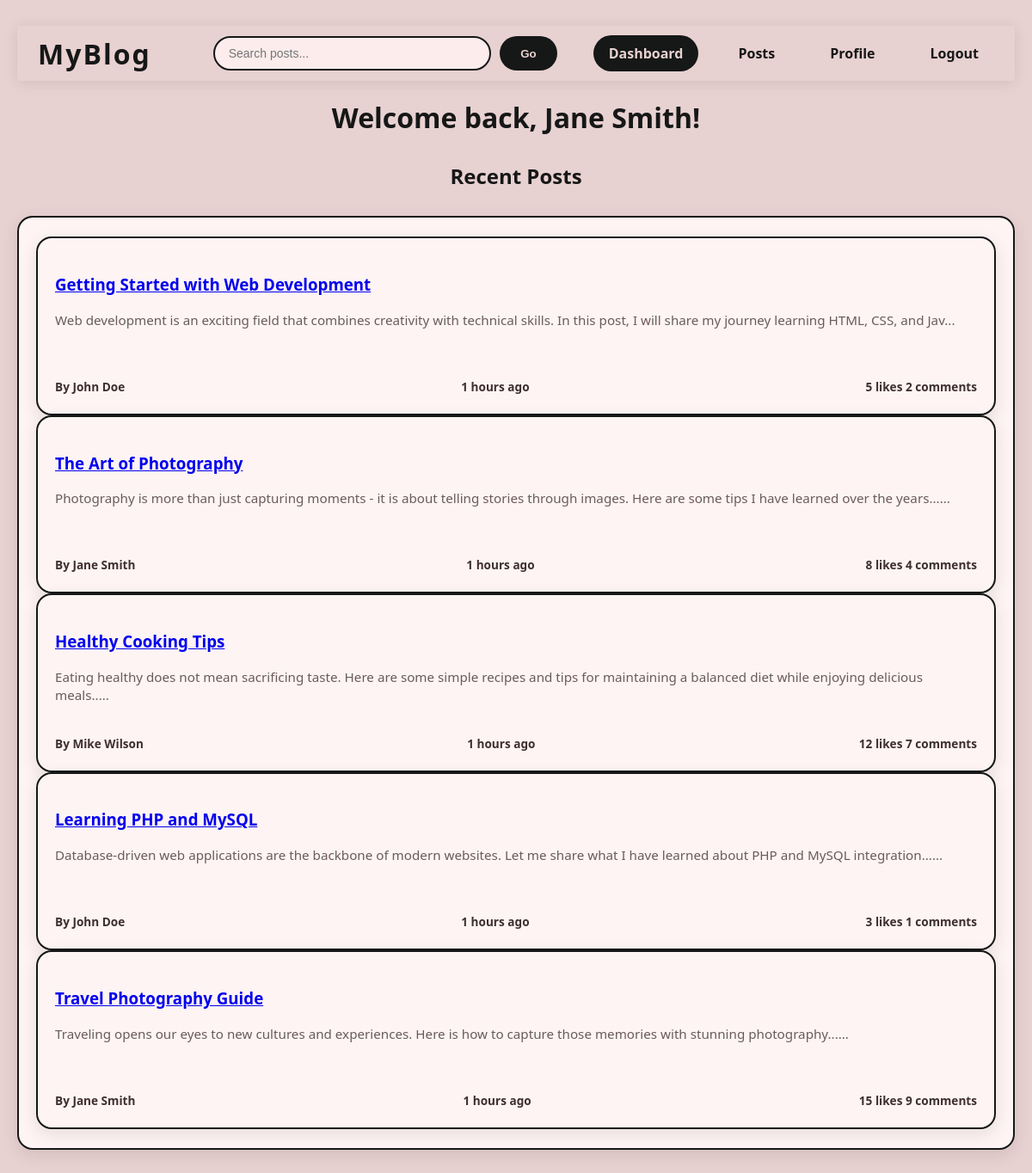
Page /dashboard.php (signed in) on the committed database.
### tables this page shows
CREATE TABLE IF NOT EXISTS posts (
    id INT AUTO_INCREMENT PRIMARY KEY,
    user_id INT NOT NULL,
    title VARCHAR(255) NOT NULL,
    content TEXT NOT NULL,
    image VARCHAR(255) NULL,
    likes_count INT DEFAULT 0,
    comments_count INT DEFAULT 0,
    created_at TIMESTAMP DEFAULT CURRENT_TIMESTAMP,
    updated_at TIMESTAMP DEFAULT CURRENT_TIMESTAMP ON UPDATE CURRENT_TIMESTAMP,
    FOREIGN KEY (user_id) REFERENCES users(id) ON DELETE CASCADE
);

CREATE TABLE IF NOT EXISTS users (
    id INT AUTO_INCREMENT PRIMARY KEY,
    username VARCHAR(50) UNIQUE NOT NULL,
    email VARCHAR(100) UNIQUE NOT NULL,
    password VARCHAR(255) NOT NULL,
    full_name VARCHAR(100) NOT NULL,
    profile_image VARCHAR(255) DEFAULT 'default-avatar.png',
    bio TEXT,
    is_admin TINYINT(1) DEFAULT 0,
    created_at TIMESTAMP DEFAULT CURRENT_TIMESTAMP,
    updated_at TIMESTAMP DEFAULT CURRENT_TIMESTAMP ON UPDATE CURRENT_TIMESTAMP
);

### config.php (called while the page is built, shortened)
<?php
function formatTimeAgo($datetime) {
    $time = time() - strtotime($datetime);
    if ($time < 86400) return floor($time/3600) . ' hours ago';
    return date('M j, Y', strtotime($datetime));
}
?>

### dashboard.php (the view, shortened to what this page needs)
<?php
require_once 'config.php';
$stmt = $pdo->prepare("
    SELECT p.*, u.username, u.full_name
    FROM posts p
    JOIN users u ON p.user_id = u.id
    ORDER BY p.created_at DESC
    LIMIT 20
");
$stmt->execute();
$posts = $stmt->fetchAll(PDO::FETCH_ASSOC);
$search_posts = [];
?>
<!DOCTYPE html>
<html lang="en">
<head>
</head>
<body>
    <nav class="navbar">
  <div class="nav-container">
    <div class="nav-brand">
      <a href="dashboard.php">MyBlog</a>
    </div>
    <div class="nav-search">
      <form action="" method="GET">
        <input type="search" name="search" placeholder="Search posts...">
        <button type="submit">Go</button>
      </form>
    </div>
    <div class="nav-menu">
      <a href="dashboard.php" class="nav-link active">Dashboard</a>
      <a href="explore.php" class="nav-link">Posts</a>
      <a href="profile.php" class="nav-link">Profile</a>
      <a href="logout.php" class="nav-link">Logout</a>
    </div>
  </div>
</nav>
    <div class="main-container">
        <div class="dashboard-header">
            <h1>Welcome back, <?php echo htmlspecialchars($_SESSION['full_name']); ?>!</h1>
        </div>
        <?php if (!empty($search_posts)): ?>
            <div class="search-results">
                <h2>Search Results for "<?php echo htmlspecialchars($_GET['search']); ?>"</h2>
                <div class="posts-grid">
                    <?php foreach ($search_posts as $post): ?>
                        <div class="post-card">
                            <?php if ($post['image']): ?>
                                <img src="uploads/<?php echo htmlspecialchars($post['image']); ?>" alt="Post Image" class="post-image">
                            <?php endif; ?>
                            <div class="post-content">
                                <h3><a href="view_post.php?id=<?php echo $post['id']; ?>"><?php echo htmlspecialchars($post['title']); ?></a></h3>
                                <p class="post-excerpt"><?php echo substr(htmlspecialchars($post['content']), 0, 150) . '...'; ?></p>
                                <div class="post-meta">
                                    <span class="author">By <?php echo htmlspecialchars($post['full_name']); ?></span>
                                    <span class="date"><?php echo formatTimeAgo($post['created_at']); ?></span>
                                    <div class="post-stats">
                                        <span><?php echo $post['likes_count']; ?> likes</span>
                                        <span><?php echo $post['comments_count']; ?> comments</span>
                                    </div>
                                </div>
                            </div>
                        </div>
                    <?php endforeach; ?>
                </div>
            </div>
        <?php else: ?>
            <div class="recent-posts">
                <h2>Recent Posts</h2>
                <div class="post-card">
                <div class="posts-grid">
                    <?php if (empty($posts)): ?>
                        <p class="no-posts">No posts yet. <a href="create_post.php">Create the first one!</a></p>
                    <?php else: ?>
                        <?php foreach ($posts as $post): ?>
                            <div class="post-card">
                                <div class="post-content">
                                    <h3><a href="view_post.php?id=<?php echo $post['id']; ?>"><?php echo htmlspecialchars($post['title']); ?></a></h3>
                                    <p class="post-excerpt"><?php echo substr(htmlspecialchars($post['content']), 0, 150) . '...'; ?></p>
                                    <div class="post-meta">
                                        <span class="author">By <?php echo htmlspecialchars($post['full_name']); ?></span>
                                        <span class="date"><?php echo formatTimeAgo($post['created_at']); ?></span>
                                        <div class="post-stats">
                                            <span><?php echo $post['likes_count']; ?> likes</span>
                                            <span><?php echo $post['comments_count']; ?> comments</span>
                                        </div>
                                    </div>
                                </div>
                            </div>
                        <?php endforeach; ?>
                    <?php endif; ?>
                </div>
            </div>
        <?php endif; ?>
    </div>
</body>
</html>

### dashboard.php (style rules this page uses)
.navbar { width: 100%; position: sticky; top: 0; background-color: #e8d1d1ff; box-shadow: 0 2px 15px rgba(22, 23, 23, 0.1); backdrop-filter: blur(8px); z-index: 1000; font-family: 'Segoe UI', Tahoma, Geneva, Verdana, sans-serif; }
.nav-container { max-width: 1200px; margin: 0 auto; padding: 0 24px; height: 64px; display: flex; justify-content: space-between; align-items: center; }
.nav-brand a { font-size: 2rem; font-weight: 700; color: #161717ff; text-decoration: none; letter-spacing: 2px; cursor: pointer; transition: color 0.3s ease; }
.nav-menu { display: flex; gap: 28px; }
.nav-link { color: #161717ff; font-weight: 600; padding: 10px 18px; border-radius: 24px; text-decoration: none; transition: background-color 0.25s ease, color 0.25s ease; cursor: pointer; }
.nav-link:hover, .nav-link.active { background-color: #161717ff; color: #e8d1d1ff; }
.nav-search { flex: 1; max-width: 400px; margin-left: 30px; }
.nav-search form { display: flex; gap: 10px; }
.nav-search input[type="search"] { flex: 1; padding: 10px 16px; border: 2px solid #161717ff; border-radius: 24px; font-size: 14px; background: #fcecec; color: #161717ff; transition: border-color 0.3s ease; }
.nav-search button { background-color: #161717ff; border: none; border-radius: 24px; padding: 10px 24px; cursor: pointer; font-weight: 600; color: #e8d1d1ff; transition: background-color 0.3s ease; }
body { font-family: 'Segoe UI', Tahoma, Geneva, Verdana, sans-serif; background-color: #e8d1d1ff; color: #161717ff; margin: 0; min-height: 100vh; padding: 30px 20px; }
h1, h2 { color: #161717ff; font-weight: 700; text-align: center; margin-bottom: 30px; }
.post-card { background: #fef4f4; border: 2px solid #161717ff; border-radius: 18px; padding: 22px 20px; box-shadow: 0 6px 20px rgba(22, 23, 23, 0.1); cursor: pointer; transition: transform 0.25s ease, box-shadow 0.25s ease; }
.post-excerpt { color: #6b5b5b; font-size: 0.95rem; line-height: 1.4; height: 63px; overflow: hidden; text-overflow: ellipsis; margin-bottom: 15px; }
.post-meta { font-size: 0.85rem; color: #3f2f2f; display: flex; justify-content: space-between; font-weight: 600; }

### rows in the picture
posts: title "Getting Started with Web Development", content "Web development is an exciting field that combines creativity with technical skills. In this post, I will share my journey learning HTML, CSS, and Jav", user.full_name "John Doe", created_at "1 hours ago", likes_count "5", comments_count "2"
posts: title "The Art of Photography", content "Photography is more than just capturing moments - it is about telling stories through images. Here are some tips I have learned over the years...", user.full_name "Jane Smith", created_at "1 hours ago", likes_count "8", comments_count "4"
posts: title "Healthy Cooking Tips", content "Eating healthy does not mean sacrificing taste. Here are some simple recipes and tips for maintaining a balanced diet while enjoying delicious meals..", user.full_name "Mike Wilson", created_at "1 hours ago", likes_count "12", comments_count "7"
posts: title "Learning PHP and MySQL", content "Database-driven web applications are the backbone of modern websites. Let me share what I have learned about PHP and MySQL integration...", user.full_name "John Doe", created_at "1 hours ago", likes_count "3", comments_count "1"
posts: title "Travel Photography Guide", content "Traveling opens our eyes to new cultures and experiences. Here is how to capture those memories with stunning photography...", user.full_name "Jane Smith", created_at "1 hours ago", likes_count "15", comments_count "9"

### other values in the picture
$_SESSION['full_name'] "Jane Smith"
